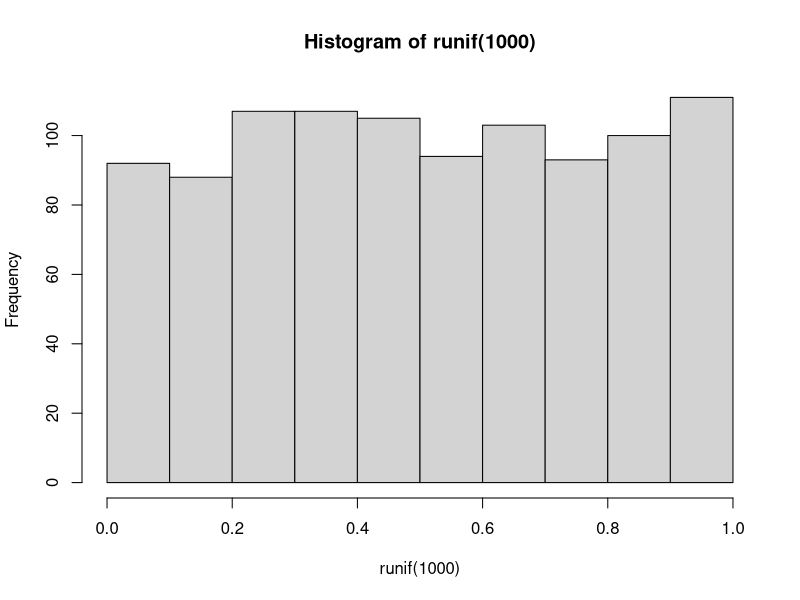

Generate this figure with R:
## ---- chunk 1
hist(runif(1000))
